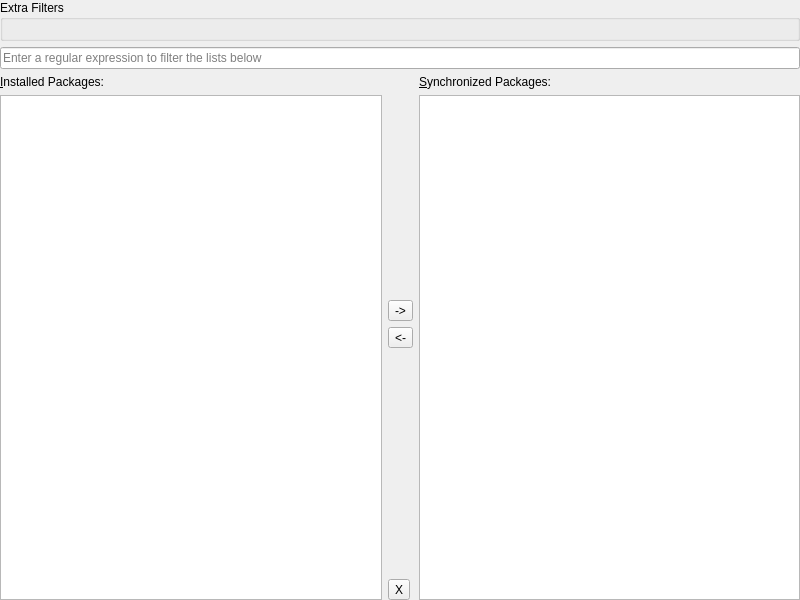
<?xml version="1.0" encoding="UTF-8"?>
<ui version="4.0">
 <class>EditPackagesWidget</class>
 <widget class="QWidget" name="EditPackagesWidget">
  <property name="geometry">
   <rect>
    <x>0</x>
    <y>0</y>
    <width>800</width>
    <height>600</height>
   </rect>
  </property>
  <property name="windowTitle">
   <string>Edit Synchronized Packages</string>
  </property>
  <property name="sizeGripEnabled" stdset="0">
   <bool>false</bool>
  </property>
  <layout class="QVBoxLayout" name="verticalLayout_4" stretch="0,0,1">
   <property name="leftMargin">
    <number>0</number>
   </property>
   <property name="topMargin">
    <number>0</number>
   </property>
   <property name="rightMargin">
    <number>0</number>
   </property>
   <property name="bottomMargin">
    <number>0</number>
   </property>
   <item>
    <widget class="QGroupBox" name="groupBox">
     <property name="title">
      <string>Extra Filters</string>
     </property>
     <layout class="QVBoxLayout" name="checkLayout"/>
    </widget>
   </item>
   <item>
    <widget class="QLineEdit" name="regexEdit">
     <property name="placeholderText">
      <string>Enter a regular expression to filter the lists below</string>
     </property>
     <property name="clearButtonEnabled">
      <bool>true</bool>
     </property>
    </widget>
   </item>
   <item>
    <layout class="QHBoxLayout" name="horizontalLayout">
     <item>
      <layout class="QVBoxLayout" name="verticalLayout_3">
       <item>
        <widget class="QLabel" name="label">
         <property name="text">
          <string>&amp;Installed Packages:</string>
         </property>
         <property name="buddy">
          <cstring>localPackageListView</cstring>
         </property>
        </widget>
       </item>
       <item>
        <widget class="QListView" name="localPackageListView">
         <property name="editTriggers">
          <set>QAbstractItemView::NoEditTriggers</set>
         </property>
         <property name="alternatingRowColors">
          <bool>true</bool>
         </property>
         <property name="selectionMode">
          <enum>QAbstractItemView::MultiSelection</enum>
         </property>
        </widget>
       </item>
      </layout>
     </item>
     <item>
      <layout class="QVBoxLayout" name="verticalLayout">
       <item>
        <spacer name="verticalSpacer">
         <property name="orientation">
          <enum>Qt::Vertical</enum>
         </property>
         <property name="sizeHint" stdset="0">
          <size>
           <width>20</width>
           <height>40</height>
          </size>
         </property>
        </spacer>
       </item>
       <item>
        <widget class="QToolButton" name="addButton">
         <property name="toolTip">
          <string>Add packages to sync list (Ctrl+Right)</string>
         </property>
         <property name="text">
          <string>-&gt;</string>
         </property>
         <property name="icon">
          <iconset theme="go-next">
           <normaloff>.</normaloff>.</iconset>
         </property>
         <property name="shortcut">
          <string>Ctrl+Right</string>
         </property>
        </widget>
       </item>
       <item>
        <widget class="QToolButton" name="removeButton">
         <property name="toolTip">
          <string>Remove packages from sync list (Ctrl+Left)</string>
         </property>
         <property name="text">
          <string>&lt;-</string>
         </property>
         <property name="icon">
          <iconset theme="go-previous">
           <normaloff>.</normaloff>.</iconset>
         </property>
         <property name="shortcut">
          <string>Ctrl+Left</string>
         </property>
        </widget>
       </item>
       <item>
        <spacer name="verticalSpacer_2">
         <property name="orientation">
          <enum>Qt::Vertical</enum>
         </property>
         <property name="sizeHint" stdset="0">
          <size>
           <width>20</width>
           <height>40</height>
          </size>
         </property>
        </spacer>
       </item>
       <item>
        <widget class="QToolButton" name="clearAllButton">
         <property name="toolTip">
          <string>Clear all selections (Esc)</string>
         </property>
         <property name="text">
          <string>X</string>
         </property>
         <property name="icon">
          <iconset theme="edit-clear-all-symbolic">
           <normaloff>.</normaloff>.</iconset>
         </property>
         <property name="shortcut">
          <string>Esc</string>
         </property>
        </widget>
       </item>
      </layout>
     </item>
     <item>
      <layout class="QVBoxLayout" name="verticalLayout_2">
       <item>
        <widget class="QLabel" name="label_2">
         <property name="text">
          <string>&amp;Synchronized Packages:</string>
         </property>
         <property name="buddy">
          <cstring>dbPackageListView</cstring>
         </property>
        </widget>
       </item>
       <item>
        <widget class="QListView" name="dbPackageListView">
         <property name="editTriggers">
          <set>QAbstractItemView::NoEditTriggers</set>
         </property>
         <property name="alternatingRowColors">
          <bool>true</bool>
         </property>
         <property name="selectionMode">
          <enum>QAbstractItemView::MultiSelection</enum>
         </property>
        </widget>
       </item>
      </layout>
     </item>
    </layout>
   </item>
  </layout>
 </widget>
 <tabstops>
  <tabstop>regexEdit</tabstop>
  <tabstop>localPackageListView</tabstop>
  <tabstop>dbPackageListView</tabstop>
  <tabstop>addButton</tabstop>
  <tabstop>removeButton</tabstop>
  <tabstop>clearAllButton</tabstop>
 </tabstops>
 <resources/>
 <connections/>
</ui>
